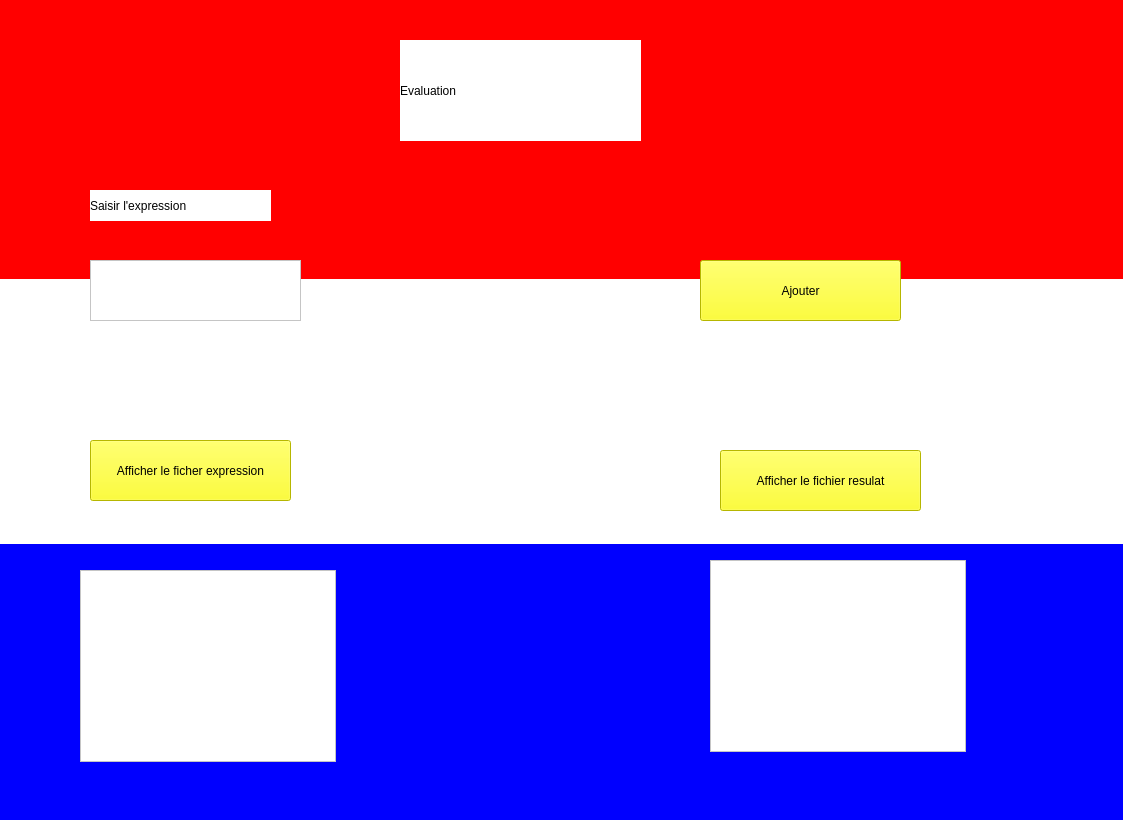
<?xml version="1.0" encoding="UTF-8"?>
<ui version="4.0">
 <class>Form</class>
 <widget class="QWidget" name="Form">
  <property name="geometry">
   <rect>
    <x>0</x>
    <y>0</y>
    <width>1123</width>
    <height>820</height>
   </rect>
  </property>
  <property name="windowTitle">
   <string>Form</string>
  </property>
  <property name="styleSheet">
   <string notr="true">background-color: qlineargradient(spread:pad, x1:0, y1:0, x2:0, y2:1, stop:0 rgba(255, 0, 0, 255), stop:0.339795 rgba(255, 0, 0, 255), stop:0.339799 rgba(255, 255, 255, 255), stop:0.662444 rgba(255, 255, 255, 255), stop:0.662469 rgba(0, 0, 255, 255), stop:1 rgba(0, 0, 255, 255));</string>
  </property>
  <widget class="QLabel" name="label">
   <property name="geometry">
    <rect>
     <x>400</x>
     <y>40</y>
     <width>241</width>
     <height>101</height>
    </rect>
   </property>
   <property name="styleSheet">
    <string notr="true">
background-color: rgb(255, 255, 255);
font: 75 12pt &quot;MS Shell Dlg 2&quot;;</string>
   </property>
   <property name="text">
    <string>Evaluation</string>
   </property>
  </widget>
  <widget class="QLabel" name="label_2">
   <property name="geometry">
    <rect>
     <x>90</x>
     <y>190</y>
     <width>181</width>
     <height>31</height>
    </rect>
   </property>
   <property name="styleSheet">
    <string notr="true">font: 75 14pt &quot;MS Shell Dlg 2&quot;;
background-color: rgb(255, 255, 255);</string>
   </property>
   <property name="text">
    <string>Saisir l'expression</string>
   </property>
  </widget>
  <widget class="QTextEdit" name="L">
   <property name="geometry">
    <rect>
     <x>90</x>
     <y>260</y>
     <width>211</width>
     <height>61</height>
    </rect>
   </property>
   <property name="styleSheet">
    <string notr="true">background-color: rgb(255, 255, 255);</string>
   </property>
  </widget>
  <widget class="QPushButton" name="B1">
   <property name="geometry">
    <rect>
     <x>700</x>
     <y>260</y>
     <width>201</width>
     <height>61</height>
    </rect>
   </property>
   <property name="styleSheet">
    <string notr="true">background-color: rgb(255, 255, 0);</string>
   </property>
   <property name="text">
    <string>Ajouter</string>
   </property>
  </widget>
  <widget class="QPushButton" name="B2">
   <property name="geometry">
    <rect>
     <x>90</x>
     <y>440</y>
     <width>201</width>
     <height>61</height>
    </rect>
   </property>
   <property name="styleSheet">
    <string notr="true">background-color: rgb(255, 255, 0);
font: 75 8pt &quot;MS Shell Dlg 2&quot;;</string>
   </property>
   <property name="text">
    <string>Afficher le ficher expression</string>
   </property>
  </widget>
  <widget class="QPushButton" name="B3">
   <property name="geometry">
    <rect>
     <x>720</x>
     <y>450</y>
     <width>201</width>
     <height>61</height>
    </rect>
   </property>
   <property name="styleSheet">
    <string notr="true">background-color: rgb(255, 255, 0);
font: 75 8pt &quot;MS Shell Dlg 2&quot;;</string>
   </property>
   <property name="text">
    <string>Afficher le fichier resulat</string>
   </property>
  </widget>
  <widget class="QListWidget" name="L1">
   <property name="geometry">
    <rect>
     <x>80</x>
     <y>570</y>
     <width>256</width>
     <height>192</height>
    </rect>
   </property>
   <property name="styleSheet">
    <string notr="true">background-color: rgb(255, 255, 255);</string>
   </property>
  </widget>
  <widget class="QListWidget" name="L2">
   <property name="geometry">
    <rect>
     <x>710</x>
     <y>560</y>
     <width>256</width>
     <height>192</height>
    </rect>
   </property>
   <property name="styleSheet">
    <string notr="true">background-color: rgb(255, 255, 255);</string>
   </property>
  </widget>
 </widget>
 <resources/>
 <connections/>
</ui>
